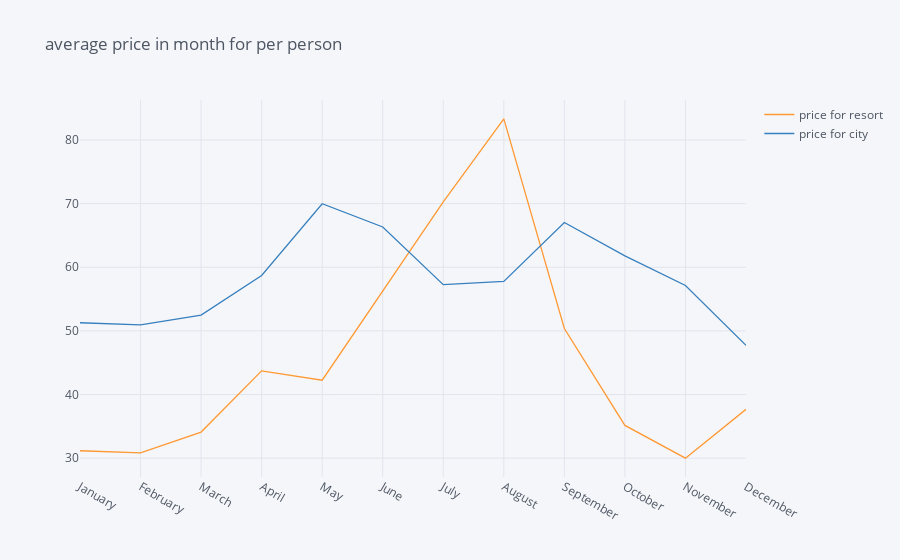

Notebook source saved alongside this figure:
### Code cell
final_1.iplot(kind="line",x="arrival_date_month",y=["price for resort","price for city"],title="average price in month for per person")

### Figure 1 — Plotly figure (JSON) as saved in the notebook; plotly's stock layout.template omitted (floating-point values rounded to 4 significant figures)
{"data": [{"line": {"color": "rgba(255, 153, 51, 1.0)", "dash": "solid", "shape": "linear", "width": 1.3}, "mode": "lines", "name": "price for resort", "text": "", "type": "scatter", "x": ["January", "February", "March", "April", "May", "June", "July", "August", "September", "October", "November", "December"], "y": [31.17, 30.85, 34.1, 43.73, 42.25, 56.35, 70.26, 83.32, 50.37, 35.14, 30.0, 37.67]}, {"line": {"color": "rgba(55, 128, 191, 1.0)", "dash": "solid", "shape": "linear", "width": 1.3}, "mode": "lines", "name": "price for city", "text": "", "type": "scatter", "x": ["January", "February", "March", "April", "May", "June", "July", "August", "September", "October", "November", "December"], "y": [51.28, 50.95, 52.48, 58.72, 69.99, 66.34, 57.26, 57.77, 67.04, 61.8, 57.14, 47.72]}], "layout": {"legend": {"bgcolor": "#F5F6F9", "font": {"color": "#4D5663"}}, "paper_bgcolor": "#F5F6F9", "plot_bgcolor": "#F5F6F9", "title": {"font": {"color": "#4D5663"}, "text": "average price in month for per person"}, "xaxis": {"gridcolor": "#E1E5ED", "showgrid": true, "tickfont": {"color": "#4D5663"}, "title": {"font": {"color": "#4D5663"}, "text": ""}, "zerolinecolor": "#E1E5ED"}, "yaxis": {"gridcolor": "#E1E5ED", "showgrid": true, "tickfont": {"color": "#4D5663"}, "title": {"font": {"color": "#4D5663"}, "text": ""}, "zerolinecolor": "#E1E5ED"}}}
